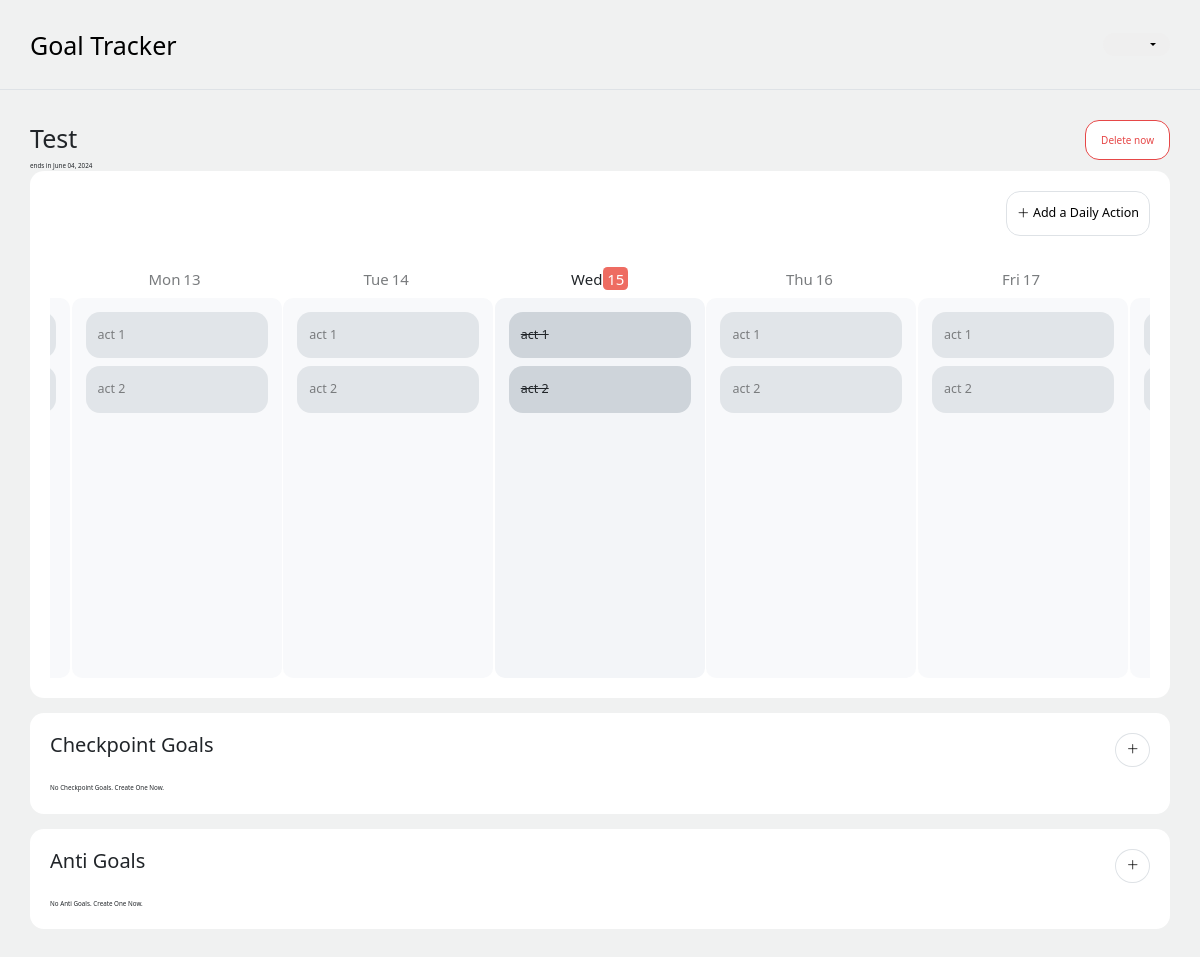
/big-goal/Test (signed in), run on the app's committed database.
### goals_tracker/models.py (models this page shows, shortened)
class BaseModel(models.Model):
    title = models.CharField(max_length=300)
    description = models.TextField(blank=True)
    class Meta:
        abstract = True

class BigGoal(BaseModel):
    user = models.ForeignKey(User, on_delete=models.CASCADE)
    start = models.DateField(default=date.today)
    deadline = models.DateField()
    def serialize(self):
        return {
            "id": self.id,
            "user": self.user.username,
            "title": self.title,
            "description": self.description,
            "start": self.start.strftime("%Y-%m-%d"),
            "deadline": self.deadline.strftime("%Y-%m-%d"),
        }

class DailySystem(models.Model):
    big_goal = models.ForeignKey(BigGoal, on_delete=models.CASCADE)
    action = models.CharField(max_length=300)
    def serialize(self):
        return {
            "id": self.id,
            "big_goal": self.big_goal.title,
            "action": self.action,
        }

### goals_tracker/views.py (the view)
# urls.py: path("big-goal/<str:title>", views.big_goal, name="big_goal"),
def big_goal(request, title):
   if request.method == "GET":
      big_goal_page = big_goal_data(request, title)
      return render(request, "goals_tracker/big_goal_page.html", big_goal_page)

### goals_tracker/models.py (called while the page is built)
    def serialize(self):
        return {
            "user": self.user.username,
            "big_goal": self.big_goal.title,
            "daily_system": self.daily_system.action,
            "date": self.date,
        }

### goals_tracker/views.py (called while the page is built)
def all_completed_daily_systems(request):
   completed_daily_systems = DailySystemCheckIn.objects.filter(user=request.user)
   completed_daily_systems_data = defaultdict(lambda: defaultdict(list))
   for completed in completed_daily_systems:
      data = completed.serialize()
      date = data.get('date').strftime('%a-%b-%d-%Y')  # Get date first
      big_goal = data.get('big_goal')
      daily_system = data.get('daily_system')
      if daily_system not in completed_daily_systems_data[date][big_goal]:
         completed_daily_systems_data[date][big_goal].append(daily_system)
   completed_daily_systems_data = {date: dict(goals) for date, goals in completed_daily_systems_data.items()}
   return JsonResponse(completed_daily_systems_data, safe=False)

### goals_tracker/templates/goals_tracker/big_goal_page.html (shortened to what this page needs)
{% extends "goals_tracker/layout.html" %}  {% block body %}
<main class="py-5" id="big-goal-page">
   <section>
      <div class="d-flex justify-content-between">
        <div class="d-flex align-items-center">
          <h1 class="fw-normal">{{ big_goal.title }}</h1>
        </div>
        <div>
          <button id="delete-now-btn" class="delete-now-btn box-radius">Delete now</button>
        </div>
      </div>
      <div>
        <span class="align-self-end">ends in {{ timeline.deadline }}</span>
      </div>
   </section>
    <section class="big-goal-section box-radius">
        <div class="d-flex justify-content-end mb-4">
          <button
            class="border bg-transparent p-3 fs-5 box-radius"
            id="open-daily-system-modal"
          >
            <i class="bi bi-plus-lg"></i> Add a Daily Action
          </button>
        </div>
        <div class="mt-5">
          <div class="timeline" id="timeline">
            {% for date in timeline.all_dates %}
            <div class="timeline-item" data-date={{date.current}}>
              <div class="timeline-item--head">
                <span class="m-0">{{ date.current|slice:":3" }}</span>
                <span class="timeline-item--head-day">{{ date.current|slice:"8:10" }}</span>
              </div>
              <div class="timeline-item--body">
                {% for system in daily_systems %}
                  <div class="bg-dark-subtle box-radius daily-system-box" data-big-goal={{system.big_goal}}>
                    {% if system.action in date.actions %}
                      <p class="fs-5 m-0 text-decoration-line-through"> {{ system.action }} </p>
                    {% else %}
                      <p class="fs-5 m-0"> {{ system.action }} </p>
                    {% endif %}
                  </div>
                {% endfor %}
              </div>
            </div>
            {% endfor %}
          </div>
        </div>
    </section>
    <section class="checkpoint-goals-section box-radius mt-4">
      <div class="d-flex justify-content-between mb-4">
        <h2 class="fw-normal">Checkpoint Goals</h2>
        <button
          class="border bg-transparent py-2 px-3 fs-5 rounded-circle"
          id="open-checkpoint-goal-modal"
        >
          <i class="bi bi-plus-lg"></i>
        </button>
      </div>
      <div class="d-flex flex-wrap gap-3">
      {% for cp_goal in checkpoint_goals %}
        <div class="box-radius checkpoint-goal-box">
          <p class="m-0 fs-5">{{ cp_goal.title }}</p>
          <p class="m-0 fs-5">{{ cp_goal.description }}</p>
          <p class="m-0 fs-5">{{ cp_goal.date }}</p>
        </div>
        {% empty %}
        <div>No Checkpoint Goals. Create One Now.</div>
      {% endfor %}
      </div>
    </section>
    <section class="anti-goals-section box-radius mt-4">
      <div class="d-flex justify-content-between mb-4">
        <h2 class="fw-normal">Anti Goals</h2>
        <button
          class="border bg-transparent py-2 px-3 fs-5 rounded-circle"
          id="open-anti-goal-modal"
        >
          <i class="bi bi-plus-lg"></i>
        </button>
      </div>
      <div class="d-flex flex-wrap gap-3">
        {% for xgoal in anti_goals %}
        <div class="box-radius anti-goal-box">
          <p class="m-0 fs-5">{{ xgoal.description }}</p>
        </div>
        {% empty %}
        <div>No Anti Goals. Create One Now.</div>
        {% endfor %}
      </div>
    </section>
</main>
{% endblock %}

### goals_tracker/static/goals_tracker/styles.css (style rules this page uses)
:root { --body-bg: #f0f1f1; --white-bg: #ffffff; --dark-bg: rgb(36, 37, 41); --gray-bg: rgb(243, 245, 248); --red-bg: rgb(238, 108, 98); }
* { margin: 0; padding: 0; box-sizing: border-box; }
body, html { font-size: 62.5%; line-height: 1.8; background-color: var(--body-bg); }
.box-radius { border-radius: 1.4rem; }
.delete-now-btn { background-color: var(--white-bg); border: 1px solid rgb(230, 71, 71); color: rgb(230, 71, 71); padding: 1rem 1.5rem; font-size: 1rem; }
.daily-system-box, .checkpoint-goal-box, .anti-goal-box { background-color: var(--gray-bg); padding: 1.2rem; cursor: pointer; }
.big-goal-section, .daily-systems-section, .checkpoint-goals-section, .anti-goals-section { padding: 2rem; background-color: var(--white-bg); }
.timeline { background-color: transparent; overflow: scroll; white-space: nowrap; }
.timeline-item { display: inline-block; opacity: 0.6; }
.timeline-item-today { opacity: 1; }
.timeline-item--head { text-align: center; font-size: 1.5rem; margin-bottom: 0.5rem; font-weight: 300; }
.timeline-item--head-today { font-weight: 400; }
.timeline-item--head-day { margin-left: -5px; padding: .15rem .4rem; border-radius: .45rem; }
.timeline-item--head-day-on { margin-left: -3px; background-color: var(--red-bg); color: var(--white-bg); }
.timeline-item--body { display: flex; flex-direction: column; row-gap: .8rem; width: 21rem; height: 38rem; background-color: var(--gray-bg); border-radius: 1rem; overflow: scroll; padding: 1.4rem; }

### data on the page
BigGoal: title "Test"
DailySystem: action "act 1" "act 1" "act 1" "act 1", action "act 1"
DailySystem: action "act 2" "act 2" "act 2" "act 2", action "act 2"

### other printed values
{{ timeline.deadline }} "June 04, 2024"
{{ date.current|slice:":3" }} "Mon" "Tue" "Wed" "Thu" "Fri"
{{ date.current|slice:"8:10" }} "13" "14" "15" "16" "17"
